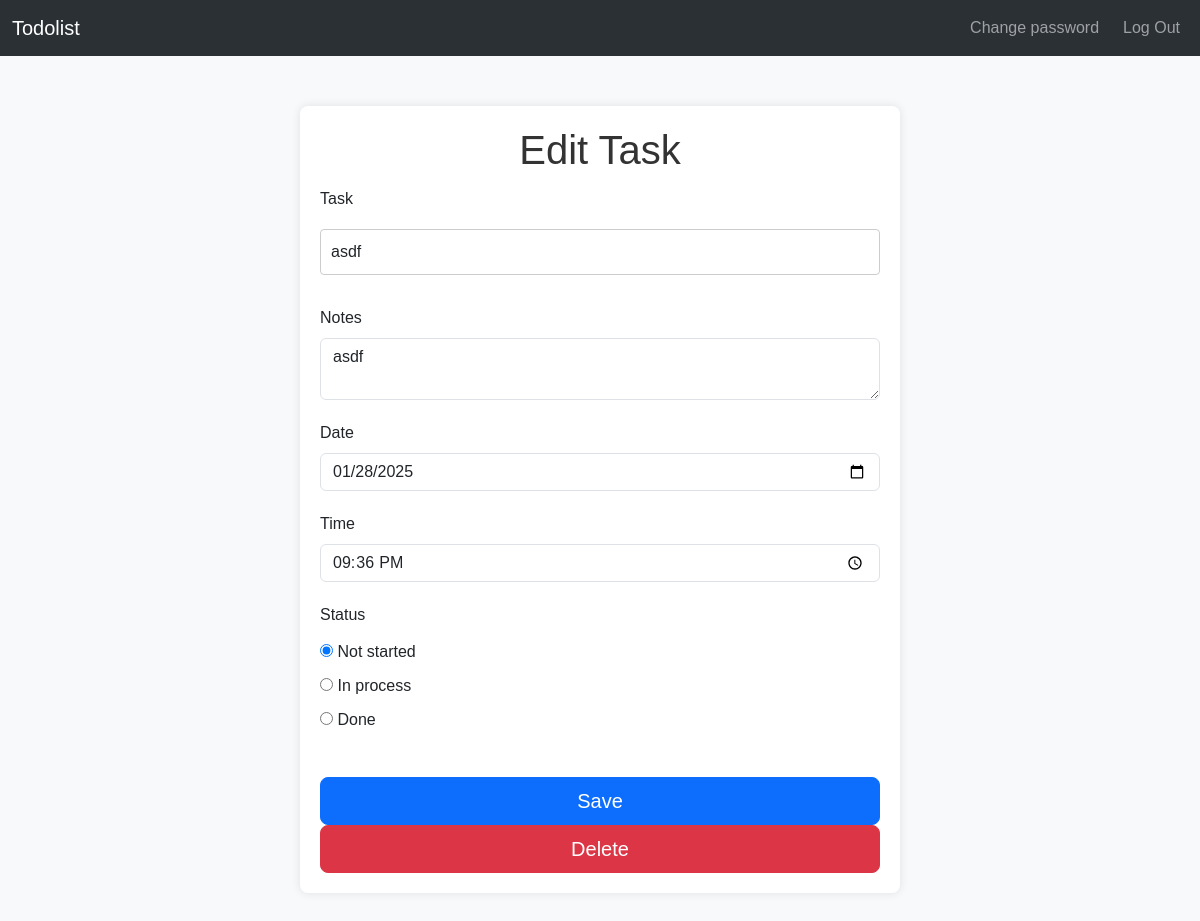
The app's page /edit/5 (signed in) with its own data.
### app.py (models this page shows)
class Task(db.Model):
    __tablename__ = 'tasks'
    id = db.Column(db.Integer, primary_key=True, autoincrement=True)
    user_id = db.Column(db.Integer, db.ForeignKey('users.id'), nullable=False)
    task = db.Column(db.String(200), nullable=False)
    date = db.Column(db.String(50), nullable=False)
    time = db.Column(db.String(50), nullable=False)
    notes = db.Column(db.String)
    status = db.Column(db.String(50))
    deadline_date = db.Column(db.String(50))
    deadline_time = db.Column(db.String(50))

### app.py (the view, shortened to what this page needs)
@app.route('/edit/<int:task_id>', methods=['GET', 'POST'])
def edit(task_id):
    task = db.session.execute(db.select(Task).filter_by(id=task_id, user_id=session["user_id"])).scalar_one()
    return render_template('edit.html', task=task)

### templates/edit.html (shortened to what this page needs)
{% extends "layout.html" %}
{% block main %}
    <div class="container">
        <h1>Edit Task</h1>
        <form action="/edit/{{ task.id }}" method="POST">
            <div class="mb-3">
                <label for="task" class="form-label">Task</label>
                <input type="text" class="form-control" id="task" name="task" value="{{ task.task }}" required>
            </div>
            <div class="mb-3">
                <label for="notes" class="form-label">Notes</label>
                <textarea class="form-control" id="notes" name="notes">{{ task.notes }}</textarea>
            </div>
            <div class="mb-3">
                <label for="deadline_date" class="form-label">Date</label>
                <input type="date" class="form-control" id="deadline_date" name="deadline_date" value="{{ task.deadline_date }}">
            </div>
            <div class="mb-3">
                <label for="deadline_time" class="form-label">Time</label>
                <input type="time" class="form-control" id="deadline_time" name="deadline_time" value="{{ task.deadline_time }}">
            </div>
            <div class="mb-3">
                <label for="status" class="form-label">Status</label><br>
                <input type="radio" id="not_started" name="status" value="not_started" {% if task.status == 'not_started' %}checked{% endif %}>
                <label for="not_started">Not started</label><br>
                <input type="radio" id="in_process" name="status" value="in_process" {% if task.status == 'in_process' %}checked{% endif %}>
                <label for="in_process">In process</label><br>
                <input type="radio" id="done" name="status" value="done" {% if task.status == 'done' %}checked{% endif %}>
                <label for="done">Done</label><br><br>
            </div>
            <button type="submit" class="btn btn-primary btn-lg">Save</button>
        </form>
        <form action="/delete/{{ task.id }}" method="POST" onsubmit="return confirm('Are you sure you want to delete this task?');">
            <button type="submit" class="btn btn-danger btn-lg">Delete</button>
        </form>
    </div>
{% endblock %}

### static/styles.css (style rules this page uses)
body { font-family: Arial, sans-serif; background-color: #f8f9fa; margin: 0; padding: 0; }
.container { position: relative; max-width: 600px; margin: 50px auto; padding: 20px; background-color: #ffffff; box-shadow: 0 0 10px rgba(0, 0, 0, 0.1); border-radius: 8px; }
h1 { text-align: center; color: #333333; }
form { display: flex; flex-direction: column; }
input[type="text"], input[type="submit"] { padding: 10px; margin: 10px 0; border: 1px solid #cccccc; border-radius: 4px; }
label { margin: 5px 0; }
#not_started { color: red; }
#in_process { color: orange; }
#done { color: green; }

### records on screen
Task: task "asdf", notes "asdf", deadline_date "01/28/2025", deadline_time "21:36", status "☑ Not started", status "☐ In process", status "☐ Done"
